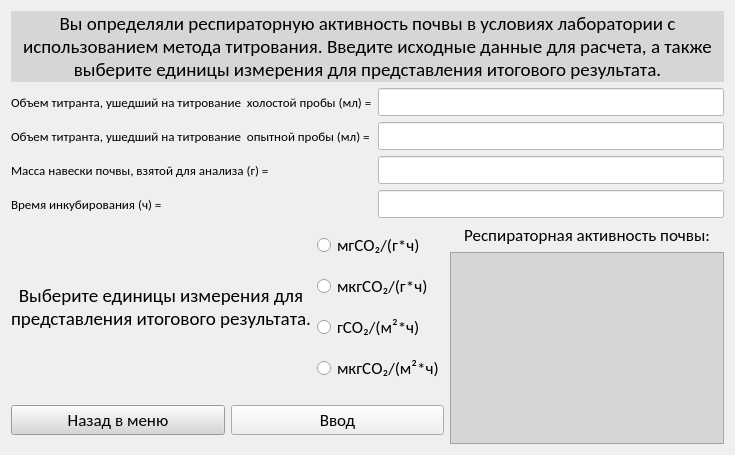
      <widget class="QWidget" name="lab_titr_eval_lt">
       <layout class="QGridLayout" name="gridLayout_3">
        <item row="0" column="0" colspan="3">
         <widget class="QLabel" name="int_lab_titr">
          <property name="font">
           <font>
            <family>Calibri</family>
            <pointsize>14</pointsize>
           </font>
          </property>
          <property name="layoutDirection">
           <enum>Qt::LeftToRight</enum>
          </property>
          <property name="styleSheet">
           <string notr="true">background-color: rgb(214, 214, 214);</string>
          </property>
          <property name="text">
           <string>Вы определяли респираторную активность почвы в условиях лаборатории с использованием метода титрования. Введите исходные данные для расчета, а также выберите единицы измерения для представления итогового результата.</string>
          </property>
          <property name="alignment">
           <set>Qt::AlignCenter</set>
          </property>
          <property name="wordWrap">
           <bool>true</bool>
          </property>
         </widget>
        </item>
        <item row="1" column="0" colspan="3">
         <layout class="QGridLayout" name="input_lab_titr_lt">
          <item row="2" column="1">
           <widget class="QLineEdit" name="soil_m_lab_titr_le">
            <property name="font">
             <font>
              <family>Calibri</family>
              <pointsize>11</pointsize>
             </font>
            </property>
            <property name="styleSheet">
             <string notr="true">background-color: rgb(255, 255, 255);</string>
            </property>
           </widget>
          </item>
          <item row="0" column="0">
           <widget class="QLabel" name="vol_titr_lab_hol_lbl">
            <property name="font">
             <font>
              <family>Calibri</family>
              <pointsize>10</pointsize>
             </font>
            </property>
            <property name="text">
             <string>Объем титранта, ушедший на титрование  холостой пробы (мл) =</string>
            </property>
           </widget>
          </item>
          <item row="1" column="1">
           <widget class="QLineEdit" name="vol_titr_lab_exp_le">
            <property name="font">
             <font>
              <family>Calibri</family>
              <pointsize>11</pointsize>
             </font>
            </property>
            <property name="styleSheet">
             <string notr="true">background-color: rgb(255, 255, 255);</string>
            </property>
            <property name="text">
             <string/>
            </property>
           </widget>
          </item>
          <item row="2" column="0">
           <widget class="QLabel" name="soil_m_lab_titr_lbl">
            <property name="font">
             <font>
              <family>Calibri</family>
              <pointsize>10</pointsize>
             </font>
            </property>
            <property name="text">
             <string>Масса навески почвы, взятой для анализа (г) =</string>
            </property>
           </widget>
          </item>
          <item row="0" column="1">
           <widget class="QLineEdit" name="vol_titr_lab_hol_le">
            <property name="font">
             <font>
              <family>Calibri</family>
              <pointsize>11</pointsize>
             </font>
            </property>
            <property name="styleSheet">
             <string notr="true">background-color: rgb(255, 255, 255);</string>
            </property>
            <property name="text">
             <string/>
            </property>
           </widget>
          </item>
          <item row="1" column="0">
           <widget class="QLabel" name="vol_titr_lab_exp_lbl">
            <property name="font">
             <font>
              <family>Calibri</family>
              <pointsize>10</pointsize>
             </font>
            </property>
            <property name="text">
             <string>Объем титранта, ушедший на титрование  опытной пробы (мл) =</string>
            </property>
           </widget>
          </item>
          <item row="3" column="0">
           <widget class="QLabel" name="inc_time_lab_titr_lbl">
            <property name="font">
             <font>
              <family>Calibri</family>
              <pointsize>10</pointsize>
             </font>
            </property>
            <property name="text">
             <string>Время инкубирования (ч) =</string>
            </property>
           </widget>
          </item>
          <item row="3" column="1">
           <widget class="QLineEdit" name="inc_temp_lab_titr_le">
            <property name="font">
             <font>
              <family>Calibri</family>
              <pointsize>11</pointsize>
             </font>
            </property>
            <property name="styleSheet">
             <string notr="true">background-color: rgb(255, 255, 255);</string>
            </property>
            <property name="text">
             <string/>
            </property>
           </widget>
          </item>
         </layout>
        </item>
        <item row="2" column="2" rowspan="2">
         <layout class="QGridLayout" name="output_lab_titr_lt">
          <item row="2" column="0">
           <widget class="QTextEdit" name="output_lab_titr_te">
            <property name="font">
             <font>
              <family>Calibri</family>
              <pointsize>16</pointsize>
             </font>
            </property>
            <property name="styleSheet">
             <string notr="true">background-color: rgb(214, 214, 214);</string>
            </property>
            <property name="readOnly">
             <bool>true</bool>
            </property>
            <property name="html">
             <string>&lt;!DOCTYPE HTML PUBLIC &quot;-//W3C//DTD HTML 4.0//EN&quot; &quot;http://www.w3.org/TR/REC-html40/strict.dtd&quot;&gt;
&lt;html&gt;&lt;head&gt;&lt;meta name=&quot;qrichtext&quot; content=&quot;1&quot; /&gt;&lt;style type=&quot;text/css&quot;&gt;
p, li { white-space: pre-wrap; }
&lt;/style&gt;&lt;/head&gt;&lt;body style=&quot; font-family:'Calibri'; font-size:16pt; font-weight:400; font-style:normal;&quot;&gt;
&lt;p align=&quot;center&quot; style=&quot; margin-top:12px; margin-bottom:12px; margin-left:0px; margin-right:0px; -qt-block-indent:0; text-indent:0px;&quot;&gt;&lt;br /&gt;&lt;/p&gt;&lt;/body&gt;&lt;/html&gt;</string>
            </property>
           </widget>
          </item>
          <item row="1" column="0">
           <widget class="QLabel" name="outro_lab_titr_lbl">
            <property name="font">
             <font>
              <family>Calibri</family>
              <pointsize>13</pointsize>
             </font>
            </property>
            <property name="acceptDrops">
             <bool>false</bool>
            </property>
            <property name="layoutDirection">
             <enum>Qt::LeftToRight</enum>
            </property>
            <property name="autoFillBackground">
             <bool>false</bool>
            </property>
            <property name="text">
             <string>Респираторная активность почвы:</string>
            </property>
            <property name="alignment">
             <set>Qt::AlignCenter</set>
            </property>
            <property name="wordWrap">
             <bool>true</bool>
            </property>
            <property name="textInteractionFlags">
             <set>Qt::NoTextInteraction</set>
            </property>
           </widget>
          </item>
         </layout>
        </item>
        <item row="3" column="0">
         <widget class="QPushButton" name="lab_titr_back_home_btn">
          <property name="font">
           <font>
            <family>Calibri</family>
            <pointsize>13</pointsize>
           </font>
          </property>
          <property name="styleSheet">
           <string notr="true">background-color: rgb(214, 214, 214);</string>
          </property>
          <property name="text">
           <string>Назад в меню</string>
          </property>
         </widget>
        </item>
        <item row="3" column="1">
         <widget class="QPushButton" name="input_lab_titr_btn">
          <property name="font">
           <font>
            <family>Calibri</family>
            <pointsize>13</pointsize>
           </font>
          </property>
          <property name="text">
           <string>Ввод</string>
          </property>
         </widget>
        </item>
        <item row="2" column="0" colspan="2">
         <layout class="QGridLayout" name="rbs_lab_titr_lt">
          <item row="0" column="0" rowspan="4">
           <widget class="QLabel" name="measure_lab_titr_lbl">
            <property name="font">
             <font>
              <family>Calibri</family>
              <pointsize>14</pointsize>
             </font>
            </property>
            <property name="text">
             <string>Выберите единицы измерения для представления итогового результата.</string>
            </property>
            <property name="alignment">
             <set>Qt::AlignCenter</set>
            </property>
            <property name="wordWrap">
             <bool>true</bool>
            </property>
           </widget>
          </item>
          <item row="0" column="1">
           <widget class="QRadioButton" name="gram_lab_titr_RB">
            <property name="font">
             <font>
              <family>Calibri</family>
              <pointsize>13</pointsize>
              <stylestrategy>PreferDefault</stylestrategy>
             </font>
            </property>
            <property name="focusPolicy">
             <enum>Qt::StrongFocus</enum>
            </property>
            <property name="contextMenuPolicy">
             <enum>Qt::DefaultContextMenu</enum>
            </property>
            <property name="acceptDrops">
             <bool>false</bool>
            </property>
            <property name="layoutDirection">
             <enum>Qt::LeftToRight</enum>
            </property>
            <property name="text">
             <string>мгСО₂/(г*ч)</string>
            </property>
           </widget>
          </item>
          <item row="1" column="1">
           <widget class="QRadioButton" name="mcg_gram_lab_titr_RB">
            <property name="font">
             <font>
              <family>Calibri</family>
              <pointsize>13</pointsize>
              <stylestrategy>PreferDefault</stylestrategy>
             </font>
            </property>
            <property name="focusPolicy">
             <enum>Qt::StrongFocus</enum>
            </property>
            <property name="contextMenuPolicy">
             <enum>Qt::DefaultContextMenu</enum>
            </property>
            <property name="acceptDrops">
             <bool>false</bool>
            </property>
            <property name="layoutDirection">
             <enum>Qt::LeftToRight</enum>
            </property>
            <property name="text">
             <string>мкгСО₂/(г*ч)</string>
            </property>
           </widget>
          </item>
          <item row="2" column="1">
           <widget class="QRadioButton" name="sq_meters_lab_titr_RB">
            <property name="font">
             <font>
              <family>Calibri</family>
              <pointsize>13</pointsize>
             </font>
            </property>
            <property name="text">
             <string>гСО₂/(м²*ч)</string>
            </property>
           </widget>
          </item>
          <item row="3" column="1">
           <widget class="QRadioButton" name="mcg_sq_meters_lab_titr_RB">
            <property name="font">
             <font>
              <family>Calibri</family>
              <pointsize>13</pointsize>
             </font>
            </property>
            <property name="text">
             <string>мкгСО₂/(м²*ч)</string>
            </property>
           </widget>
          </item>
         </layout>
        </item>
       </layout>
      </widget>
